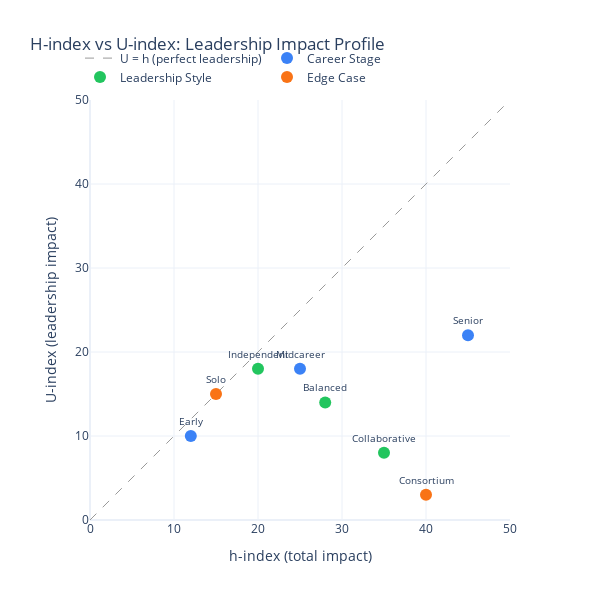

The cell this chart's notebook holds for it:
### Code cell
create_scatter_plot().show()

### Figure 1 — Plotly figure (JSON) as saved in the notebook; plotly's stock layout.template omitted (floating-point values rounded to 4 significant figures)
{"data": [{"hoverinfo": "skip", "line": {"color": "#999", "dash": "dash", "width": 1}, "mode": "lines", "name": "U = h (perfect leadership)", "type": "scatter", "x": [0, 50], "y": [0, 50]}, {"customdata": ["5 years post-PhD, primarily first-author experimental work", "12 years in, mix of independent and supervised research", "25 years experience, leads large lab with heavy supervision"], "hovertemplate": "<b>%{text}</b><br>h-index: %{x}<br>U-index: %{y}<extra></extra>", "marker": {"color": "#3b82f6", "size": 12}, "mode": "markers+text", "name": "Career Stage", "text": ["Early", "Midcareer", "Senior"], "textfont": {"size": 10}, "textposition": "top center", "type": "scatter", "x": [12, 25, 45], "y": [10, 18, 22]}, {"customdata": ["Runs small lab, still does own experiments", "Hub in large consortiums, many middle-author papers", "Equal leadership and collaboration contributions"], "hovertemplate": "<b>%{text}</b><br>h-index: %{x}<br>U-index: %{y}<extra></extra>", "marker": {"color": "#22c55e", "size": 12}, "mode": "markers+text", "name": "Leadership Style", "text": ["Independent", "Collaborative", "Balanced"], "textfont": {"size": 10}, "textposition": "top center", "type": "scatter", "x": [20, 35, 28], "y": [18, 8, 14]}, {"customdata": ["Almost entirely middle-author consortium positions", "Single-author theoretician, all papers are first/last"], "hovertemplate": "<b>%{text}</b><br>h-index: %{x}<br>U-index: %{y}<extra></extra>", "marker": {"color": "#f97316", "size": 12}, "mode": "markers+text", "name": "Edge Case", "text": ["Consortium", "Solo"], "textfont": {"size": 10}, "textposition": "top center", "type": "scatter", "x": [40, 15], "y": [3, 15]}], "layout": {"height": 600, "legend": {"orientation": "h", "x": 0, "xanchor": "left", "y": 1.02, "yanchor": "bottom"}, "title": {"text": "H-index vs U-index: Leadership Impact Profile"}, "width": 600, "xaxis": {"constrain": "domain", "range": [0, 50], "title": {"text": "h-index (total impact)"}}, "yaxis": {"range": [0, 50], "scaleanchor": "x", "scaleratio": 1, "title": {"text": "U-index (leadership impact)"}}}}
